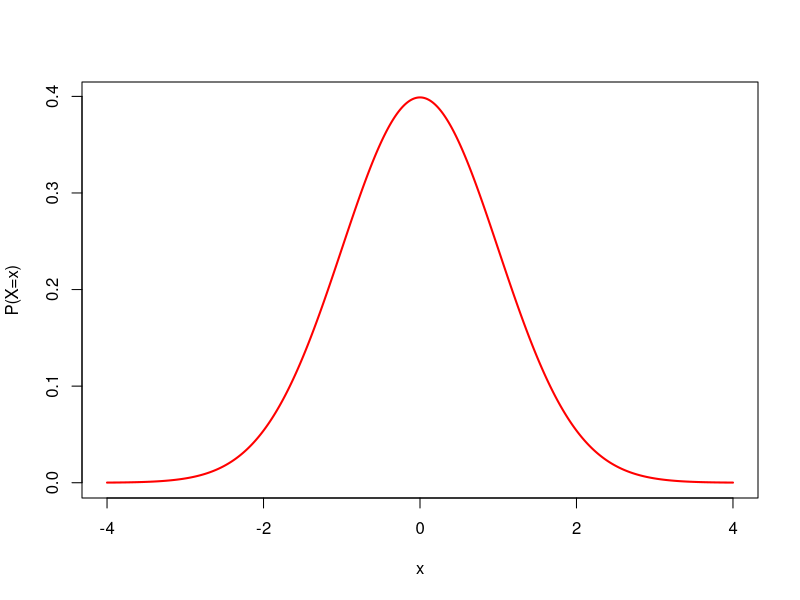
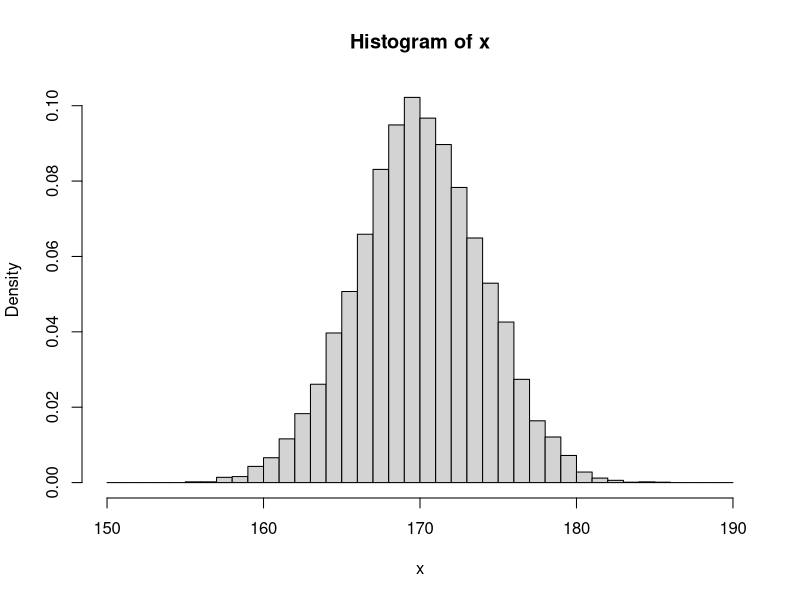
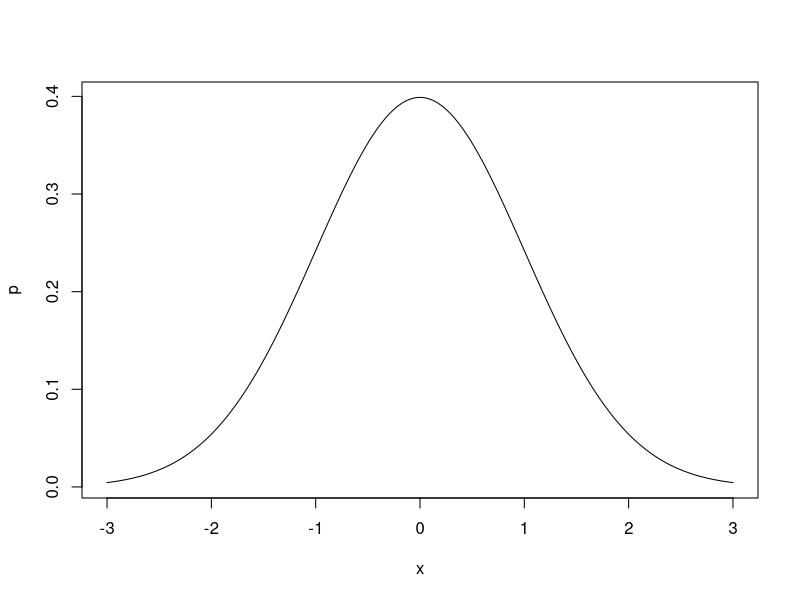
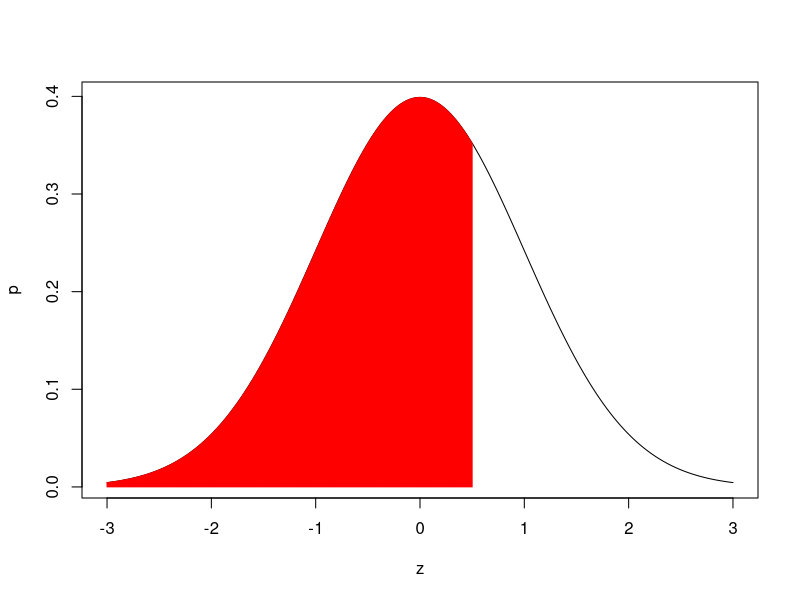

R code for these plots, in order:
#그림 3.12
x <- seq(-4, 4, by=0.01)
p <- dnorm(x, mean=0, sd=1)
#jpeg("./output/3.12.jpg", width=600, height=400, quality=100)
#par(mar=c(4,4,0,0))
plot(x, p, type="l",  xlab="x", ylab="P(X=x)", lwd=2, col="red")
#dev.off()

# 그림 3.13
set.seed(1)
x <- rnorm(10000, mean=170, sd=4)
hist(x, breaks=seq(150, 190, 1), right=F, freq=F)





x <- seq(-3, 3, by=0.01)
p <- dnorm(x, mean=0, sd=1)
plot(x, p, type="l")

x.1 <- seq(-3, 0.5, length=500)
p.1 <- dnorm(x.1, mean=0, sd=1)
x.2 <- rep(x.1, each=2)
p.2 <- rep(NA, 1000)
for(i in 1:1000) {
  if(i %% 2 == 0) {
    p.2[i] <- 0   
  } else {
    p.2[i] <- p.1[((i-1)/2)+1]
  }
}

plot(x, p, xlab="z", type="l")
lines(x.2, p.2, col="red")

